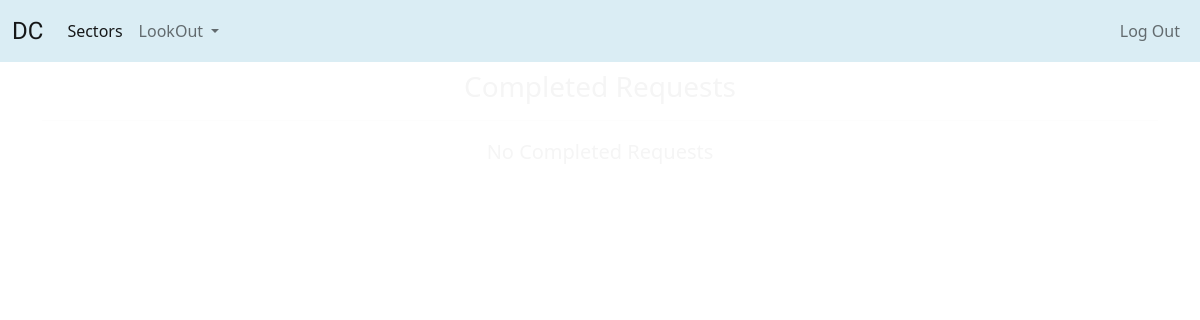
/completed/ (signed in), run on an earlier commit of the app's database.
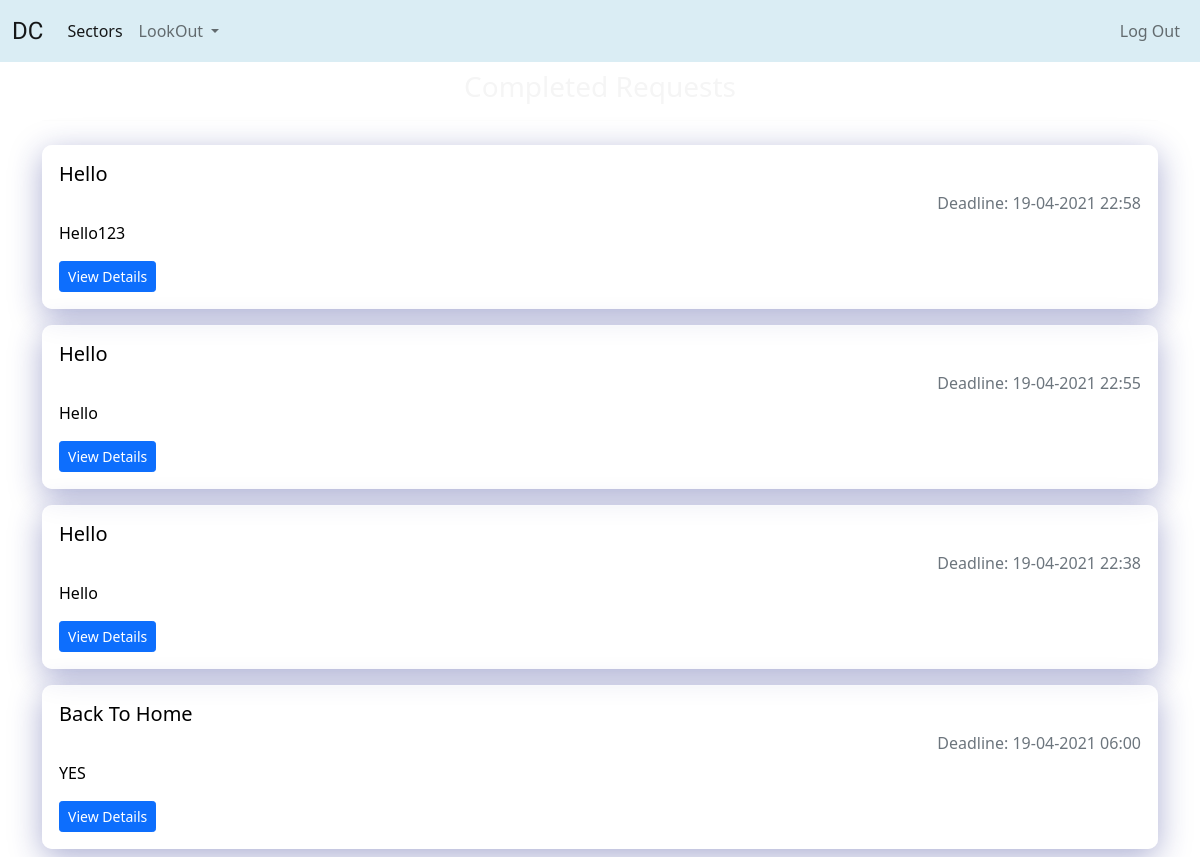
And on a later commit of the database.
### connect/models.py (models this page shows, shortened)
class Request(models.Model):
    requester = models.ForeignKey(User,on_delete=models.CASCADE,blank=True,related_name='req')
    sector = models.ForeignKey(SectorField,on_delete=models.CASCADE,related_name='reqsec')
    genre = models.CharField(max_length=56,null=True,blank=True)
    subject = models.CharField(max_length=128)
    content = models.TextField()
    match_with_same_gender = models.BooleanField(default=False)
    deadline = models.DateTimeField()
    is_first_year_req = models.BooleanField(default=False)
    created_at = models.DateTimeField(auto_now_add=True)
    deleted = models.BooleanField(default=False)
    pending = models.BooleanField(default=True)
    class Meta:
        ordering = ['-created_at']

### connect/views.py (the view)
# urls.py: path('completed/',views.completed_list_view,name='completed'),
@login_required
def completed_list_view(request):
    req_obj = Request.objects.filter(requester=request.user,deleted=False,pending=False)
    context = {
        'object_list':req_obj,
        'status':'Completed',
    }
    return render(request,'connect/request-status.html',context=context)

### connect/templates/connect/request-status.html
{% extends 'base.html' %}
{% block content %}
<h3 class="text-center mt-2">{{status}} Requests</h3>
<hr>
<div class="row">
    {% for req_object in object_list %}
    <div class="col-12 my-2">
        <div class="card glass-container">
            <div class="card-body">
                <h5 class="card-title card-blackcolor">{{req_object.subject}}</h5>
                <h6 class="card-subtitle mb-2 text-muted deadline-space mt-1">Deadline: {{req_object.deadline | date:'d-m-Y H:i'}}</h6>
                <p class="card-text card-blackcolor">{{req_object.content}}</p>
                <a class="btn btn-primary btn-sm" href="{% url 'connect:detail-request' req_object.id %}">View Details</a>
            </div>
        </div>
    </div>
    {% empty %}
    <p class="lead text-center">No {{status}} Requests</p>
    {% endfor %}
</div>
{% endblock %}

### templates/base.html (shortened to what this page needs)
{% load static %}
<!doctype html>
<html lang="en">
  <head>
    <link href="https://cdn.jsdelivr.net/npm/bootstrap@5.0.0-beta3/dist/css/bootstrap.min.css" rel="stylesheet">
    <link rel="stylesheet" href="{% static 'css/style.css' %}">
  </head>
  <body>
    <nav class="navbar navbar-expand-lg navbar-light sticky-top">
      <div class="container-fluid">
        <a class="navbar-brand dc-font" href="{% url 'connect:index' %}">DC</a>
        <div class="collapse navbar-collapse" id="navbarSupportedContent">
          <ul class="navbar-nav me-auto mb-2 mb-lg-0">
            <li class="nav-item">
              <a class="nav-link active" aria-current="page" href="{% url 'connect:sector-list' %}">Sectors</a>
            </li>
            <li class="nav-item dropdown">
              <a class="nav-link dropdown-toggle" href="#" id="navbarDropdown" role="button" data-bs-toggle="dropdown" aria-expanded="false">
                LookOut
              </a>
            </li>
          </ul>
          <ul class="navbar-nav ms-auto mb-2 mb-lg-0">
            {% if request.user.is_authenticated %}
            <li class="nav-item">
              <a class="nav-link" href="{% url 'account_logout' %}">Log Out</a>
            </li>
            {% endif %}
          </ul>
        </div>
      </div>
    </nav>
    <div class="container">
      {% block content %} {% endblock %}
    </div>
  </body>
</html>

### static/css/style.css (style rules this page uses)
* { margin: 0; padding: 0; border: 0; font-size: 100%; box-sizing: border-box; color: whitesmoke; }
body { background-image: url('https://ik.imagekit.io/oyjag5asj/image_3mP0GSYNY.jpg'); background-repeat: no-repeat; background-size: cover; background-attachment: fixed; }
.navbar { background-color: rgb(173,216,230,0.45); }
a { color: red; }
.glass-container { background: rgba(255, 255, 255, 0.657); box-shadow: 0 8px 32px 0 rgba( 31, 38, 135, 0.37 ); border-radius: 10px; border: 1px solid rgba( 255, 255, 255, 0.18 ); }
.card-blackcolor { color: black; }
.deadline-space { text-align: end; }
.dc-font { font-family: 'Lobster Two', cursive; font-size: x-large; }

What changed in the data, as far as the page shows it:
added Request: subject "Hello", deadline "19-04-2021 22:58", content "Hello123"
added Request: subject "Hello", deadline "19-04-2021 22:55", content "Hello"
added Request: subject "Hello", deadline "19-04-2021 22:38", content "Hello"
added Request: subject "Back To Home", deadline "19-04-2021 06:00", content "YES"
